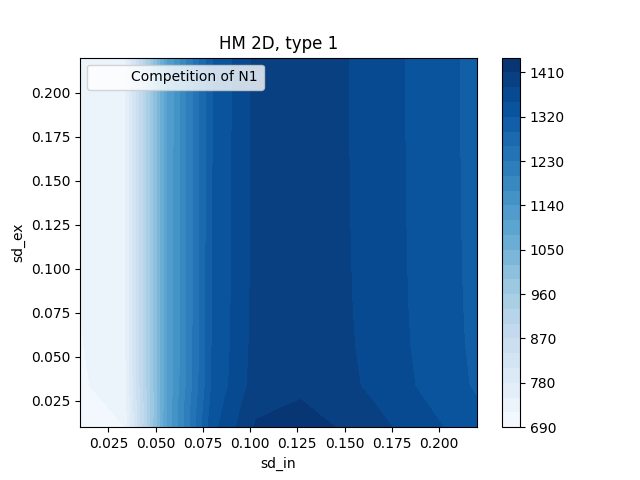

Reproduce this figure in Python.
import pandas as pd
import matplotlib.pyplot as plt

data = pd.read_csv("HM_2D.csv")

plt.title('HM 2D, type 1')
contour = plt.tricontourf(data['sd_in'], data['sd_ex'], data['N 1'], cmap='Blues', levels=25)
plt.colorbar(contour)
plt.xlabel('sd_in')
plt.ylabel('sd_ex')
plt.plot([], [], ' ', label='Competition of N1')
plt.legend(loc=2)
plt.savefig("HM_2D_type_1.png")
plt.show()
